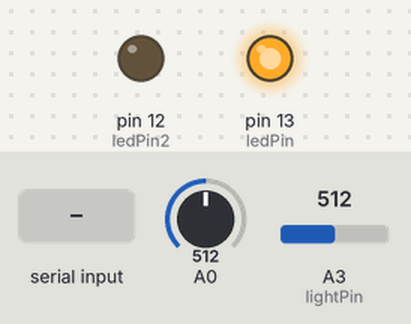
The sketch below on a simulated Arduino Mega 2560, built with avr-gcc and run on an emulated ATmega2560. On the bench: output pins drawn as LEDs (lit = HIGH). The inputs (shaded band) are chosen by the test bench; at power-on: A3 (lightPin) = 512, A0 = 512.

Above: at 1.2 s.
1.3 s: A3 (lightPin) set to 716
3.5 s: "1\n" received over the second serial link
At 4.7 s:
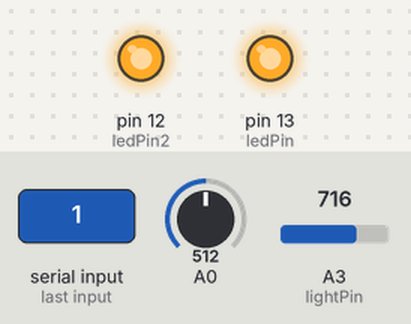
5.5 s: A3 (lightPin) set to 170
At 6.5 s:
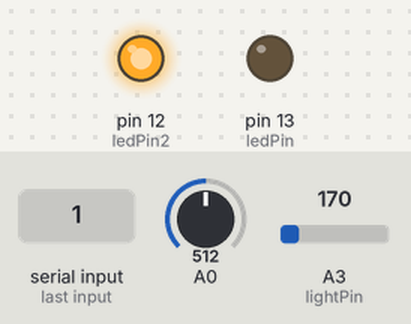
7.5 s: "2\n" received over the second serial link
At 8.3 s:
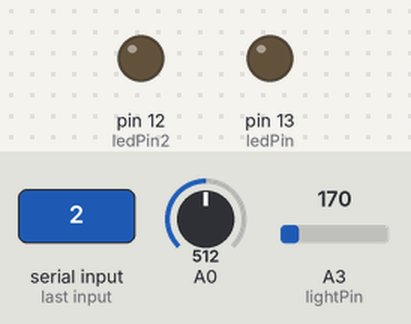
9.5 s: A3 (lightPin) set to 190
At 11.2 s:
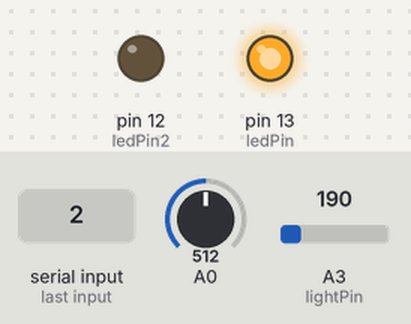
11.5 s: A3 (lightPin) set to 122
At 13.1 s:
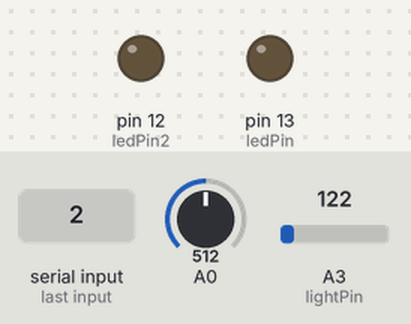
Timing chart, 0 to 14.5 s (numbered marks = the images above; inputs shaded):
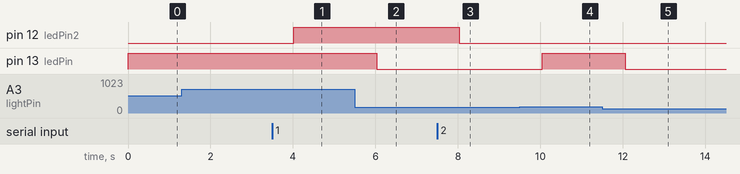

Measured:
- after the input at 3.5 s, pin 12 (ledPin2): LOW → HIGH after 0.52 s
- after the input at 5.5 s, pin 13 (ledPin): HIGH → LOW after 0.53 s
- after the input at 7.5 s, pin 12 (ledPin2): HIGH → LOW after 0.54 s
- after the input at 9.5 s, pin 13 (ledPin): LOW → HIGH after 0.54 s
- after the input at 11.5 s, pin 13 (ledPin): HIGH → LOW after 0.55 s

The sketch:

main.ino
```cpp
float A=-0.00075;
float B=0.000623;
float C=0.00000173;
int lightPin = 3;  //define a pin for Photo resistor
int ledPin=13;     //define a pin for LED
const int ledPin2 = 12;      // the pin that the LED is attached to
byte serialA;
byte Cond;
float Temper;

void setup()
{
 Serial1.begin(9600);
 pinMode(ledPin, OUTPUT );
 pinMode(ledPin2, OUTPUT);
 }
void loop()
{

 float a0 = analogRead(0);
 Serial.print("analogread = ");
 Serial.print(a0);
 Serial.print("\n");

 float voltage = a0 / 1024 * 5.0;
 Serial.print("voltage = ");
 Serial.print(voltage);
 Serial.print("\n");

float resistance = (10000 * voltage) / (5.0 - voltage);
 Serial.print("resistance = ");
 Serial.print(resistance);
 Serial.print("\n");
 float logc = log(resistance);
 float logc3 = logc * logc * logc;
 float kelvin = 1.0 / (A + B* log(resistance) - C* (logc3));
//A, B and C needs to be measured by measuring the resistance and temperature of the
//thermistor at 3 different points. This is given by the Steinhart-Hart approximation:
//T = 1 / (A + B log(R) + C log(R) ^ 3)

 float f = (kelvin - 273.15) * 9.0/5.0 + 32.0;
 Serial.print("temp = ");
 Serial.print(f);
 Serial.print("\n");
 Temper=f;


 Serial.println(analogRead(lightPin)); //Write the value of the photoresistor to the serial monitor.
 float photo= analogRead(lightPin);
  Serial.println(photo);
 analogWrite(ledPin, photo);  //send the value to the ledPin. Depending on value of resistor
                                                //you have  to divide the value. for example,
                                                //with a 10k resistor divide the value by 2, for 100k resistor divide by 4.
if (photo > 180)
{
analogWrite(ledPin, 255);
Serial.println("ON");
Cond=1;

}
else
{
analogWrite(ledPin, 0);
Serial.println("OFF");
Cond=2;
}

 if (Serial1.available() > 0) {

   serialA = Serial1.read();
Serial.println(serialA);


      switch (serialA) {
    case 49:
      analogWrite(ledPin2, 255);
      Serial1.write("ON");
      Serial.println("LED is ON");
      break;
    case 50:
      analogWrite(ledPin2, 0);
      Serial.println("LED is Off");
      break;
    case 51:
      analogWrite(ledPin2, 255);
      delay(100);
      analogWrite(ledPin2, 0);
      Serial.println("LED is Blinking");
      delay(100);
      break;
     default:

      break;
  }
 }
Serial1.print(Cond);
byte a,b;

a = floor(Temper);
Serial.println(a);
b = (Temper-a) * pow(10,2);
Serial.println(b);
Serial1.print(a);
Serial1.println(b);


 delay(1000);
}
```
